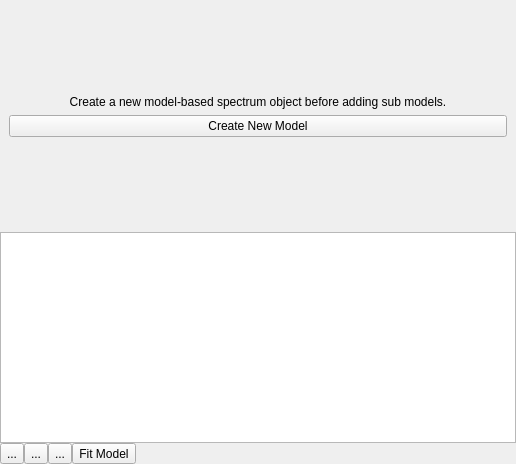
<?xml version="1.0" encoding="UTF-8"?>
<ui version="4.0">
 <class>Form</class>
 <widget class="QWidget" name="Form">
  <property name="geometry">
   <rect>
    <x>0</x>
    <y>0</y>
    <width>516</width>
    <height>464</height>
   </rect>
  </property>
  <property name="windowTitle">
   <string>Form</string>
  </property>
  <layout class="QVBoxLayout" name="verticalLayout">
   <property name="leftMargin">
    <number>0</number>
   </property>
   <property name="topMargin">
    <number>0</number>
   </property>
   <property name="rightMargin">
    <number>0</number>
   </property>
   <property name="bottomMargin">
    <number>0</number>
   </property>
   <item>
    <layout class="QVBoxLayout" name="verticalLayout_2">
     <property name="spacing">
      <number>0</number>
     </property>
     <item>
      <widget class="QWidget" name="setup_holder_widget" native="true">
       <layout class="QVBoxLayout" name="no_model_layout">
        <item>
         <spacer name="verticalSpacer_2">
          <property name="orientation">
           <enum>Qt::Vertical</enum>
          </property>
          <property name="sizeHint" stdset="0">
           <size>
            <width>20</width>
            <height>40</height>
           </size>
          </property>
         </spacer>
        </item>
        <item>
         <widget class="QLabel" name="label">
          <property name="text">
           <string>Create a new model-based spectrum object before adding sub models.</string>
          </property>
          <property name="alignment">
           <set>Qt::AlignCenter</set>
          </property>
          <property name="wordWrap">
           <bool>true</bool>
          </property>
         </widget>
        </item>
        <item>
         <widget class="QPushButton" name="new_model_button">
          <property name="text">
           <string>Create New Model</string>
          </property>
         </widget>
        </item>
        <item>
         <spacer name="verticalSpacer">
          <property name="orientation">
           <enum>Qt::Vertical</enum>
          </property>
          <property name="sizeHint" stdset="0">
           <size>
            <width>20</width>
            <height>40</height>
           </size>
          </property>
         </spacer>
        </item>
       </layout>
      </widget>
     </item>
     <item>
      <widget class="QWidget" name="editor_holder_widget" native="true">
       <layout class="QVBoxLayout" name="model_editor_layout">
        <property name="spacing">
         <number>0</number>
        </property>
        <property name="leftMargin">
         <number>0</number>
        </property>
        <property name="topMargin">
         <number>0</number>
        </property>
        <property name="rightMargin">
         <number>0</number>
        </property>
        <property name="bottomMargin">
         <number>0</number>
        </property>
        <item>
         <widget class="QTreeView" name="model_tree_view">
          <attribute name="headerCascadingSectionResizes">
           <bool>true</bool>
          </attribute>
         </widget>
        </item>
        <item>
         <widget class="QWidget" name="widget" native="true">
          <property name="autoFillBackground">
           <bool>false</bool>
          </property>
          <layout class="QHBoxLayout" name="horizontalLayout">
           <property name="spacing">
            <number>0</number>
           </property>
           <property name="leftMargin">
            <number>0</number>
           </property>
           <property name="topMargin">
            <number>0</number>
           </property>
           <property name="rightMargin">
            <number>0</number>
           </property>
           <property name="bottomMargin">
            <number>0</number>
           </property>
           <item>
            <widget class="QToolButton" name="add_model_button">
             <property name="text">
              <string>...</string>
             </property>
             <property name="icon">
              <iconset>
               <normalon>:/icons/plus.svg</normalon>
              </iconset>
             </property>
            </widget>
           </item>
           <item>
            <widget class="QToolButton" name="remove_model_button">
             <property name="text">
              <string>...</string>
             </property>
             <property name="icon">
              <iconset>
               <normalon>:/icons/minus.svg</normalon>
              </iconset>
             </property>
            </widget>
           </item>
           <item>
            <widget class="QToolButton" name="equation_edit_button">
             <property name="text">
              <string>...</string>
             </property>
             <property name="icon">
              <iconset>
               <normalon>:/icons/014-calculator.svg</normalon>
              </iconset>
             </property>
            </widget>
           </item>
           <item>
            <widget class="QToolButton" name="fit_button">
             <property name="text">
              <string>Fit Model</string>
             </property>
            </widget>
           </item>
           <item>
            <spacer name="horizontalSpacer">
             <property name="orientation">
              <enum>Qt::Horizontal</enum>
             </property>
             <property name="sizeHint" stdset="0">
              <size>
               <width>40</width>
               <height>20</height>
              </size>
             </property>
            </spacer>
           </item>
          </layout>
         </widget>
        </item>
       </layout>
      </widget>
     </item>
    </layout>
   </item>
  </layout>
 </widget>
 <resources>
  <include location="../../data/resources/resources.qrc"/>
 </resources>
 <connections/>
</ui>
